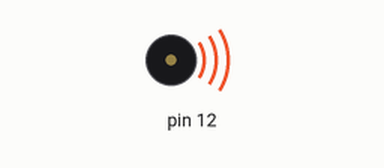
Simulated run of this sketch. Board: Arduino Uno, built with avr-gcc and run on an emulated ATmega328P. Shown: buzzer (waves = sounding).

Above: at 0.2 s.
Timing chart, 0 to 6.9 s (numbered marks = the images above):
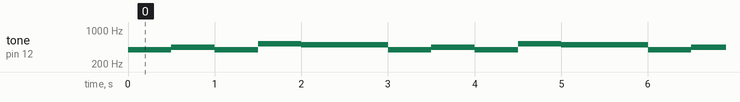

Measured:
- by itself, tone on pin 12: repeats every 3.0 s: 440 Hz 0.50 s, 392 Hz 0.50 s, 523 Hz 0.50 s, 494 Hz 1.0 s, 392 Hz 0.50 s

The sketch:

HAPPY_BIRTHDAY_MUSIC-TONE_GENERATOR-BUZZER.ino
```cpp
void setup() {
  // put your setup code here, to run once:
  pinMode(12, OUTPUT);
}

void loop() {
  // put your main code here, to run repeatedly:
  tone(12, 392, 250);
  delay(250);

  tone(12, 392, 500);
  delay(250);

  tone(12, 440, 1000);
  delay(500);

  tone(12, 392, 1000);
  delay(500);

  tone(12, 523, 1000);
  delay(500);

  tone(12, 494, 2000);
  delay(1000);
}
```
